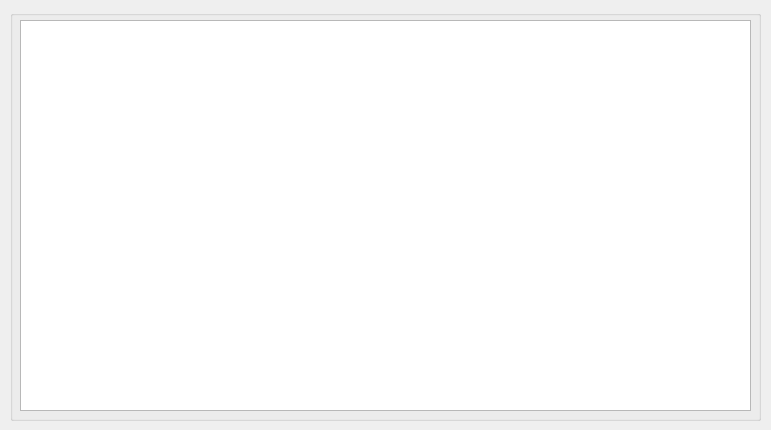
<?xml version="1.0" encoding="UTF-8"?>
<ui version="4.0">
 <class>Dialog</class>
 <widget class="QDialog" name="Dialog">
  <property name="geometry">
   <rect>
    <x>0</x>
    <y>0</y>
    <width>771</width>
    <height>430</height>
   </rect>
  </property>
  <property name="windowTitle">
   <string>Dialog</string>
  </property>
  <widget class="QGroupBox" name="groupBox">
   <property name="geometry">
    <rect>
     <x>10</x>
     <y>10</y>
     <width>751</width>
     <height>411</height>
    </rect>
   </property>
   <property name="title">
    <string/>
   </property>
   <widget class="QTableView" name="tabla">
    <property name="geometry">
     <rect>
      <x>10</x>
      <y>10</y>
      <width>731</width>
      <height>391</height>
     </rect>
    </property>
   </widget>
  </widget>
 </widget>
 <resources/>
 <connections/>
</ui>
